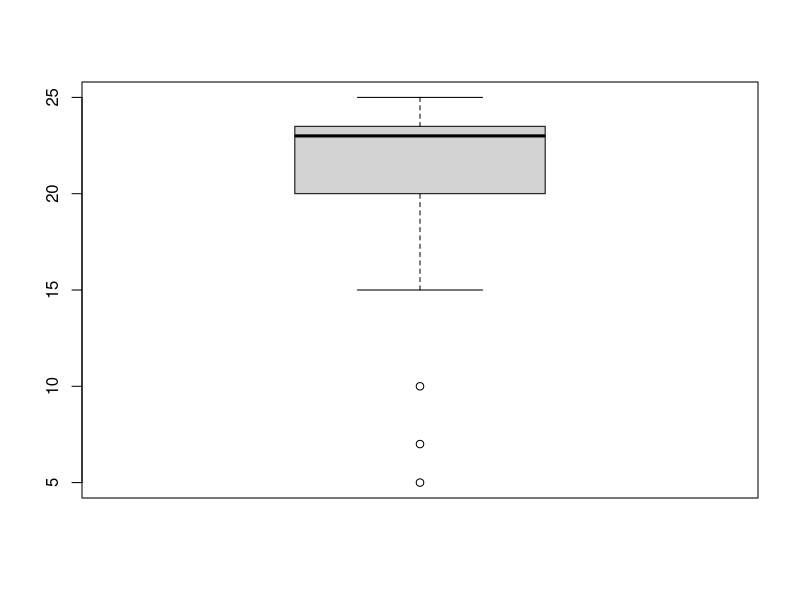

Generate this figure with R:
## ---- chunk 1
S=c(5,7,10,15,19,21,21,22,22,23,23,23,23,23,24,24,24,24,25)
## ---- chunk 2
mean(S) 
## ---- chunk 3
q0<-quantile(S,0)  
q1<-quantile(S,0.25)
q2<-quantile(S,0.50)
q3<-quantile(S,0.75)
q4<-quantile(S,1)
q0
q1
q2
q3
q4
## ---- chunk 4
IQR(S)
## ---- chunk 5
 Tmax=q3+(1.5 * IQR(S))
Tmax
 Tmin=q1-(1.5 * IQR(S))
Tmin
## ---- chunk 6
S[S < Tmin ]
## ---- chunk 7
S[S > Tmax]

## ---- chunk 8
boxplot(S)
